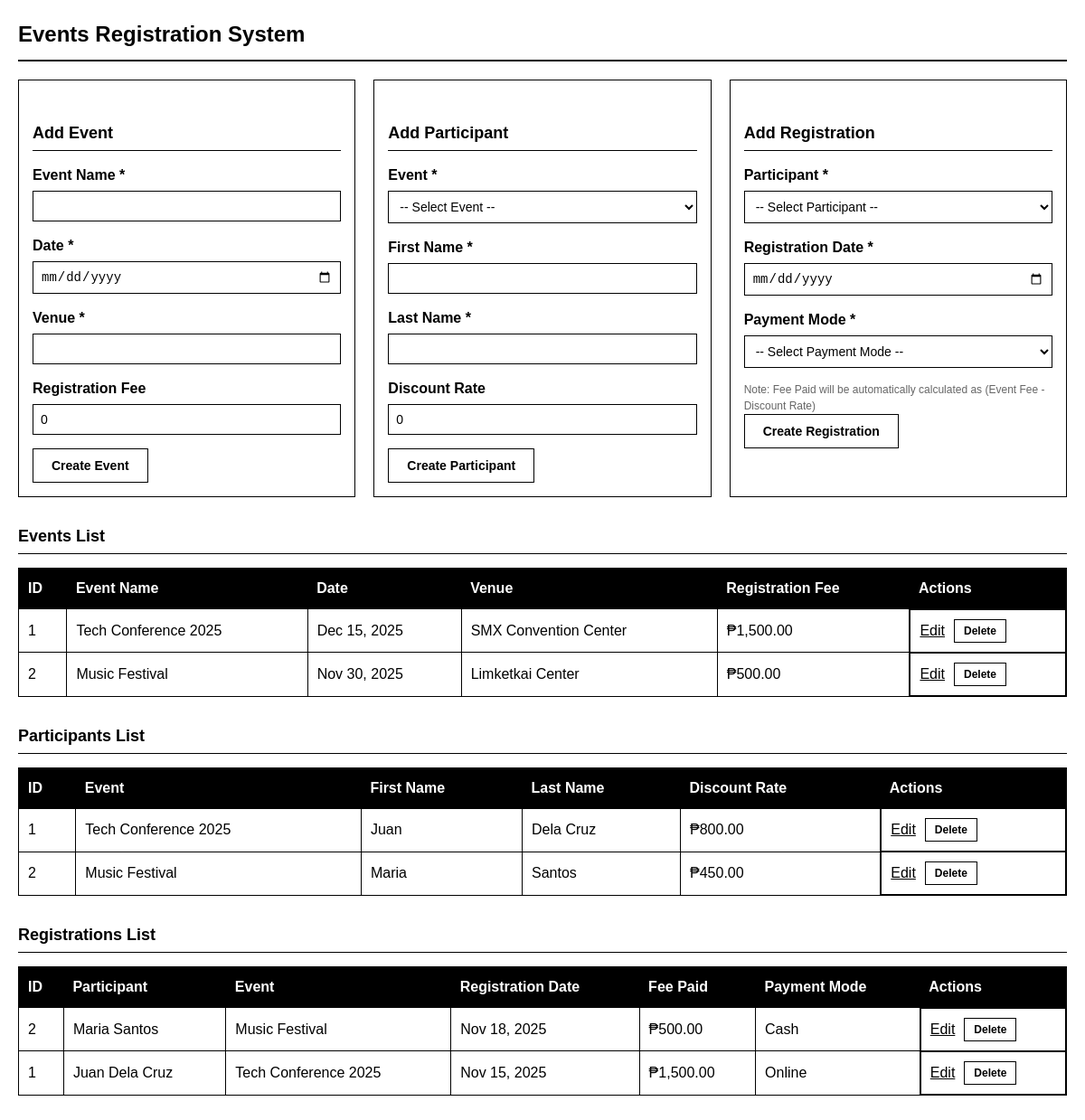
The app's page /, older data.
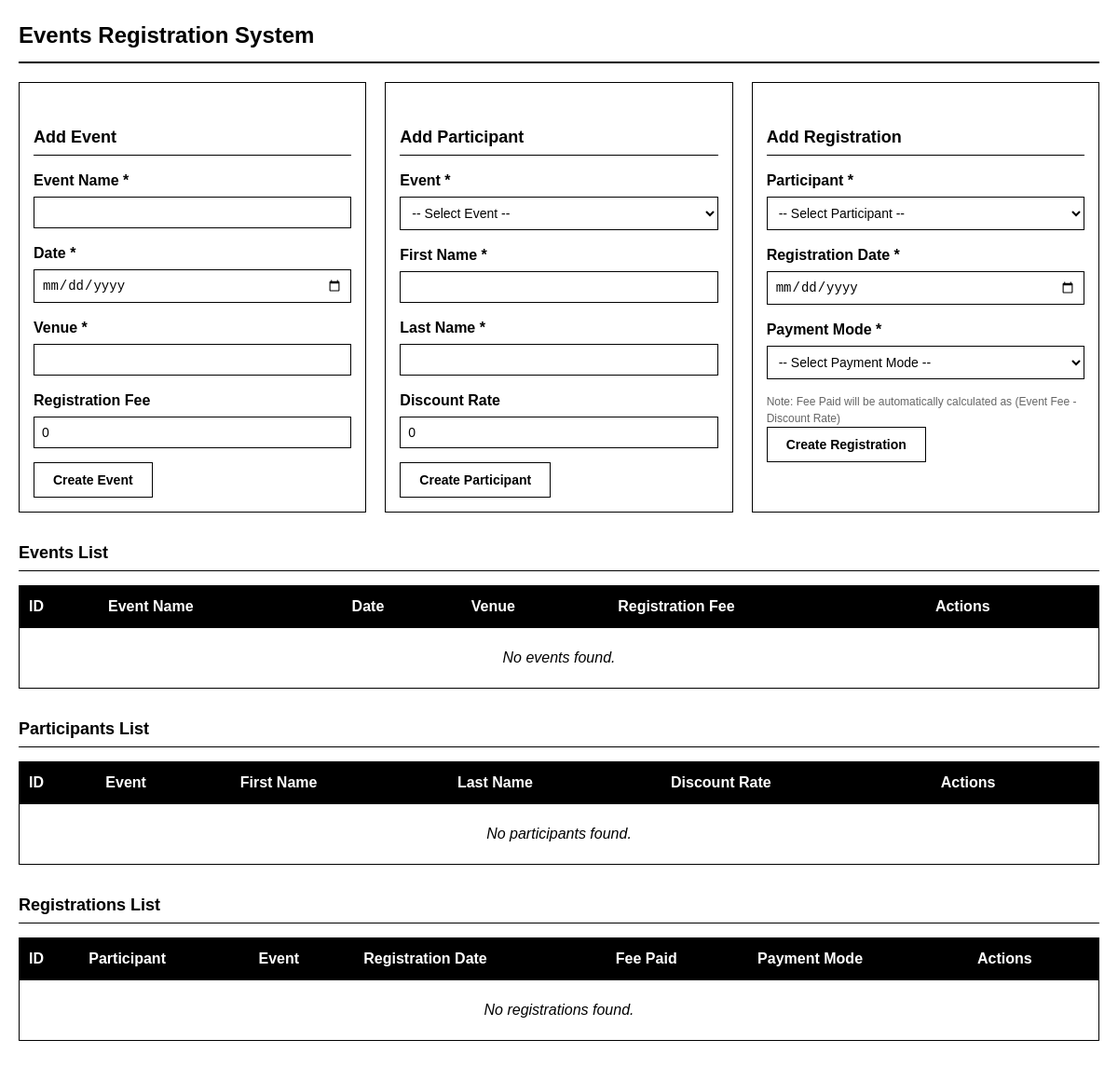
The same page, newer data.
### tables this page shows
CREATE TABLE IF NOT EXISTS events (
    evCode INT AUTO_INCREMENT PRIMARY KEY,
    evName VARCHAR(255) NOT NULL,
    evDate DATE NOT NULL,
    evVenue VARCHAR(255) NOT NULL,
    evRFree DECIMAL(10, 2) DEFAULT 0.00,
    created_at TIMESTAMP DEFAULT CURRENT_TIMESTAMP
);

CREATE TABLE IF NOT EXISTS participants (
    partID INT AUTO_INCREMENT PRIMARY KEY,
    evCode INT NOT NULL,
    partFName VARCHAR(100) NOT NULL,
    partLName VARCHAR(100) NOT NULL,
    partDRate DECIMAL(10, 2) DEFAULT 0.00,
    created_at TIMESTAMP DEFAULT CURRENT_TIMESTAMP,
    FOREIGN KEY (evCode) REFERENCES events(evCode) ON DELETE CASCADE
);

CREATE TABLE IF NOT EXISTS registrations (
    regCode INT AUTO_INCREMENT PRIMARY KEY,
    partID INT NOT NULL,
    regDate DATE NOT NULL,
    regFPaid DECIMAL(10, 2) DEFAULT 0.00,
    regPMode VARCHAR(50) NOT NULL,
    created_at TIMESTAMP DEFAULT CURRENT_TIMESTAMP,
    FOREIGN KEY (partID) REFERENCES participants(partID) ON DELETE CASCADE
);

### Classes/Events.php (called while the page is built, shortened)
<?php
class Events {
    private $conn;
    private $table = "events";
    public function __construct($conn) {
        $this->conn = $conn;
    }
    public function getAll() {
        $result = $this->conn->query("SELECT * FROM {$this->table} ORDER BY evDate DESC");
        return $result->fetch_all(MYSQLI_ASSOC);
    }
}
?>

### Classes/Participant.php (called while the page is built, shortened)
<?php
class Participant {
    private $conn;
    private $table = "participants";
    public function __construct($conn) {
        $this->conn = $conn;
    }
    public function getAll() {
        $result = $this->conn->query(
            "SELECT p.*, e.evName
             FROM {$this->table} p
             LEFT JOIN events e ON p.evCode = e.evCode
             ORDER BY p.partLName, p.partFName"
        );
        return $result->fetch_all(MYSQLI_ASSOC);
    }
}
?>

### Classes/Registration.php (called while the page is built, shortened)
<?php
class Registration {
    private $conn;
    private $table = "registrations";
    public function __construct($conn) {
        $this->conn = $conn;
    }
    public function getAll() {
        $result = $this->conn->query(
            "SELECT r.*,
                    p.partFName, p.partLName,
                    e.evName
             FROM {$this->table} r
             LEFT JOIN participants p ON r.partID = p.partID
             LEFT JOIN events e ON p.evCode = e.evCode
             ORDER BY r.regDate DESC"
        );
        return $result->fetch_all(MYSQLI_ASSOC);
    }
}
?>

### index.php (the view, shortened to what this page needs)
<?php
require_once 'Classes/Events.php';
require_once 'Classes/Participant.php';
require_once 'Classes/Registration.php';
$db = new Database();
$conn = $db->connect();
$eventsModel = new Events($conn);
$participantModel = new Participant($conn);
$registrationModel = new Registration($conn);
function e($s) {
    return htmlspecialchars((string)$s, ENT_QUOTES, 'UTF-8');
}
try {
    $events = $eventsModel->getAll();
    $participants = $participantModel->getAll();
    $registrations = $registrationModel->getAll();
} catch (Exception $e) {
    $message = "Error loading data: " . $e->getMessage();
    $messageType = 'error';
    $events = [];
    $participants = [];
    $registrations = [];
}
$eventsMap = [];
foreach ($events as $ev) {
    $eventsMap[$ev['evCode']] = $ev;
}
$participantsMap = [];
foreach ($participants as $p) {
    $participantsMap[$p['partID']] = $p;
}
$editEvent = null;
$editPart = null;
$editReg = null;
?>
<!DOCTYPE html>
<html lang="en">
<head>
</head>
<body>
    <div class="container">
        <h1>Events Registration System</h1>
        <div class="grid">
            <div class="card">
                <h2><?= $editEvent ? 'Edit Event' : 'Add Event' ?></h2>
                <form method="post">
                    <div class="form-group">
                        <label>Event Name *</label>
                        <input type="text" name="evName" required value="<?= e($editEvent['evName'] ?? '') ?>">
                    </div>
                    <div class="form-group">
                        <label>Date *</label>
                        <input type="date" name="evDate" required value="<?= e($editEvent['evDate'] ?? '') ?>">
                    </div>
                    <div class="form-group">
                        <label>Venue *</label>
                        <input type="text" name="evVenue" required value="<?= e($editEvent['evVenue'] ?? '') ?>">
                    </div>
                    <div class="form-group">
                        <label>Registration Fee</label>
                        <input type="number" step="0.01" name="evRFree" value="<?= e($editEvent['evRFree'] ?? '0') ?>">
                    </div>
                    <button type="submit"><?= $editEvent ? 'Update' : 'Create' ?> Event</button>
                </form>
            </div>
            <div class="card">
                <h2><?= $editPart ? 'Edit Participant' : 'Add Participant' ?></h2>
                <form method="post">
                    <div class="form-group">
                        <label>Event *</label>
                        <select name="evCode" required>
                            <option value="">-- Select Event --</option>
                        </select>
                    </div>
                    <div class="form-group">
                        <label>First Name *</label>
                        <input type="text" name="partFName" required value="<?= e($editPart['partFName'] ?? '') ?>">
                    </div>
                    <div class="form-group">
                        <label>Last Name *</label>
                        <input type="text" name="partLName" required value="<?= e($editPart['partLName'] ?? '') ?>">
                    </div>
                    <div class="form-group">
                        <label>Discount Rate</label>
                        <input type="number" step="0.01" name="partDRate" value="<?= e($editPart['partDRate'] ?? '0') ?>">
                    </div>
                    <button type="submit"><?= $editPart ? 'Update' : 'Create' ?> Participant</button>
                </form>
            </div>
            <div class="card">
                <h2><?= $editReg ? 'Edit Registration' : 'Add Registration' ?></h2>
                <form method="post">
                    <div class="form-group">
                        <label>Participant *</label>
                        <select name="partID" required>
                            <option value="">-- Select Participant --</option>
                        </select>
                    </div>
                    <div class="form-group">
                        <label>Registration Date *</label>
                        <input type="date" name="regDate" required value="<?= e($editReg['regDate'] ?? '') ?>">
                    </div>
                    <div class="form-group">
                        <label>Payment Mode *</label>
                        <select name="regPMode" required>
                            <option value="">-- Select Payment Mode --</option>
                        </select>
                    </div>
                    <p class="note">Note: Fee Paid will be automatically calculated as (Event Fee - Discount Rate)</p>
                    <button type="submit"><?= $editReg ? 'Update' : 'Create' ?> Registration</button>
                </form>
            </div>
        </div>
        <h2>Events List</h2>
        <table>
            <thead>
                <tr>
                    <th>ID</th>
                    <th>Event Name</th>
                    <th>Date</th>
                    <th>Venue</th>
                    <th>Registration Fee</th>
                    <th>Actions</th>
                </tr>
            </thead>
            <tbody>
                <?php if (empty($events)): ?>
                    <tr><td colspan="6" class="empty-state">No events found.</td></tr>
                <?php else: ?>
                    <?php foreach ($events as $ev): ?>
                        <tr>
                            <td><?= e($ev['evCode']) ?></td>
                            <td><?= e($ev['evName']) ?></td>
                            <td><?= date('M d, Y', strtotime($ev['evDate'])) ?></td>
                            <td><?= e($ev['evVenue']) ?></td>
                            <td>₱<?= number_format($ev['evRFree'], 2) ?></td>
                            <td class="actions">
                                <a href="?edit_event=<?= e($ev['evCode']) ?>">Edit</a>
                                <form method="post" class="delete-form" onsubmit="return confirm('Delete this event and all associated data?')">
                                    <button type="submit" class="delete-btn">Delete</button>
                                </form>
                            </td>
                        </tr>
                    <?php endforeach; ?>
                <?php endif; ?>
            </tbody>
        </table>
        <h2>Participants List</h2>
        <table>
            <thead>
                <tr>
                    <th>ID</th>
                    <th>Event</th>
                    <th>First Name</th>
                    <th>Last Name</th>
                    <th>Discount Rate</th>
                    <th>Actions</th>
                </tr>
            </thead>
            <tbody>
                <?php if (empty($participants)): ?>
                    <tr><td colspan="6" class="empty-state">No participants found.</td></tr>
                <?php else: ?>
                    <?php foreach ($participants as $p): ?>
                        <tr>
                            <td><?= e($p['partID']) ?></td>
                            <td><?= e($eventsMap[$p['evCode']]['evName'] ?? 'Unknown Event') ?></td>
                            <td><?= e($p['partFName']) ?></td>
                            <td><?= e($p['partLName']) ?></td>
                            <td>₱<?= number_format($p['partDRate'], 2) ?></td>
                            <td class="actions">
                                <a href="?edit_part=<?= e($p['partID']) ?>">Edit</a>
                                <form method="post" class="delete-form" onsubmit="return confirm('Delete this participant?')">
                                    <button type="submit" class="delete-btn">Delete</button>
                                </form>
                            </td>
                        </tr>
                    <?php endforeach; ?>
                <?php endif; ?>
            </tbody>
        </table>
        <h2>Registrations List</h2>
        <table>
            <thead>
                <tr>
                    <th>ID</th>
                    <th>Participant</th>
                    <th>Event</th>
                    <th>Registration Date</th>
                    <th>Fee Paid</th>
                    <th>Payment Mode</th>
                    <th>Actions</th>
                </tr>
            </thead>
            <tbody>
                <?php if (empty($registrations)): ?>
                    <tr><td colspan="7" class="empty-state">No registrations found.</td></tr>
                <?php else: ?>
                    <?php foreach ($registrations as $r): ?>
                        <?php
                        $part = $participantsMap[$r['partID']] ?? null;
                        $event = $part ? ($eventsMap[$part['evCode']] ?? null) : null;
                        ?>
                        <tr>
                            <td><?= e($r['regCode']) ?></td>
                            <td><?= $part ? e($part['partFName'] . ' ' . $part['partLName']) : 'Unknown' ?></td>
                            <td><?= $event ? e($event['evName']) : 'Unknown' ?></td>
                            <td><?= date('M d, Y', strtotime($r['regDate'])) ?></td>
                            <td>₱<?= number_format($r['regFPaid'], 2) ?></td>
                            <td><?= e($r['regPMode']) ?></td>
                            <td class="actions">
                                <a href="?edit_reg=<?= e($r['regCode']) ?>">Edit</a>
                                <form method="post" class="delete-form" onsubmit="return confirm('Delete this registration?')">
                                    <button type="submit" class="delete-btn">Delete</button>
                                </form>
                            </td>
                        </tr>
                    <?php endforeach; ?>
                <?php endif; ?>
            </tbody>
        </table>
    </div>
</body>
</html>

### index.php (style rules this page uses)
* { margin: 0; padding: 0; box-sizing: border-box; }
body { font-family: Arial, sans-serif; background: #fff; color: #000; padding: 20px; line-height: 1.5; }
.container { max-width: 1200px; margin: 0 auto; }
h1 { color: #000; margin-bottom: 20px; font-size: 24px; border-bottom: 2px solid #000; padding-bottom: 10px; }
h2 { color: #000; margin: 30px 0 15px; font-size: 18px; border-bottom: 1px solid #000; padding-bottom: 5px; }
.grid { display: grid; grid-template-columns: repeat(auto-fit, minmax(300px, 1fr)); gap: 20px; margin-bottom: 30px; }
.card { border: 1px solid #000; padding: 15px; }
.form-group { margin-bottom: 15px; }
label { display: block; margin-bottom: 5px; font-weight: bold; }
input, select { width: 100%; padding: 8px; border: 1px solid #000; background: #fff; font-size: 14px; }
button { background: #fff; color: #000; padding: 10px 20px; border: 1px solid #000; cursor: pointer; font-size: 14px; font-weight: bold; }
table { width: 100%; border-collapse: collapse; margin-bottom: 30px; border: 1px solid #000; }
th { background: #000; color: #fff; padding: 10px; text-align: left; font-weight: bold; }
td { padding: 10px; border: 1px solid #000; }
.empty-state { text-align: center; padding: 20px; font-style: italic; }
.note { font-size: 12px; color: #666; margin-top: 5px; }
.actions { display: flex; gap: 10px; align-items: center; }
.actions a { color: #000; text-decoration: underline; }
.delete-form { display: inline; }
.delete-btn { background: #fff; color: #000; border: 1px solid #000; padding: 5px 10px; font-size: 12px; }

Row changes from the older to the newer data that the page shows:
removed events: evCode "1", evName "Tech Conference 2025", evDate "Dec 15, 2025", evVenue "SMX Convention Center", evRFree "1,500.00"
removed events: evCode "2", evName "Music Festival", evDate "Nov 30, 2025", evVenue "Limketkai Center", evRFree "500.00"
removed participants: partID "1", evCode.evName "Tech Conference 2025", partFName "Juan", partLName "Dela Cruz", partDRate "800.00"
removed participants: partID "2", evCode.evName "Music Festival", partFName "Maria", partLName "Santos", partDRate "450.00"
removed registrations: regCode "2", partID.partLName "Maria Santos", partID.evName "Music Festival", regDate "Nov 18, 2025", regFPaid "500.00", regPMode "Cash"
removed registrations: regCode "1", partID.partLName "Juan Dela Cruz", partID.evName "Tech Conference 2025", regDate "Nov 15, 2025", regFPaid "1,500.00", regPMode "Online"
Text that changed along with them:
text now shown: "No events found. No participants found. No registrations found."
